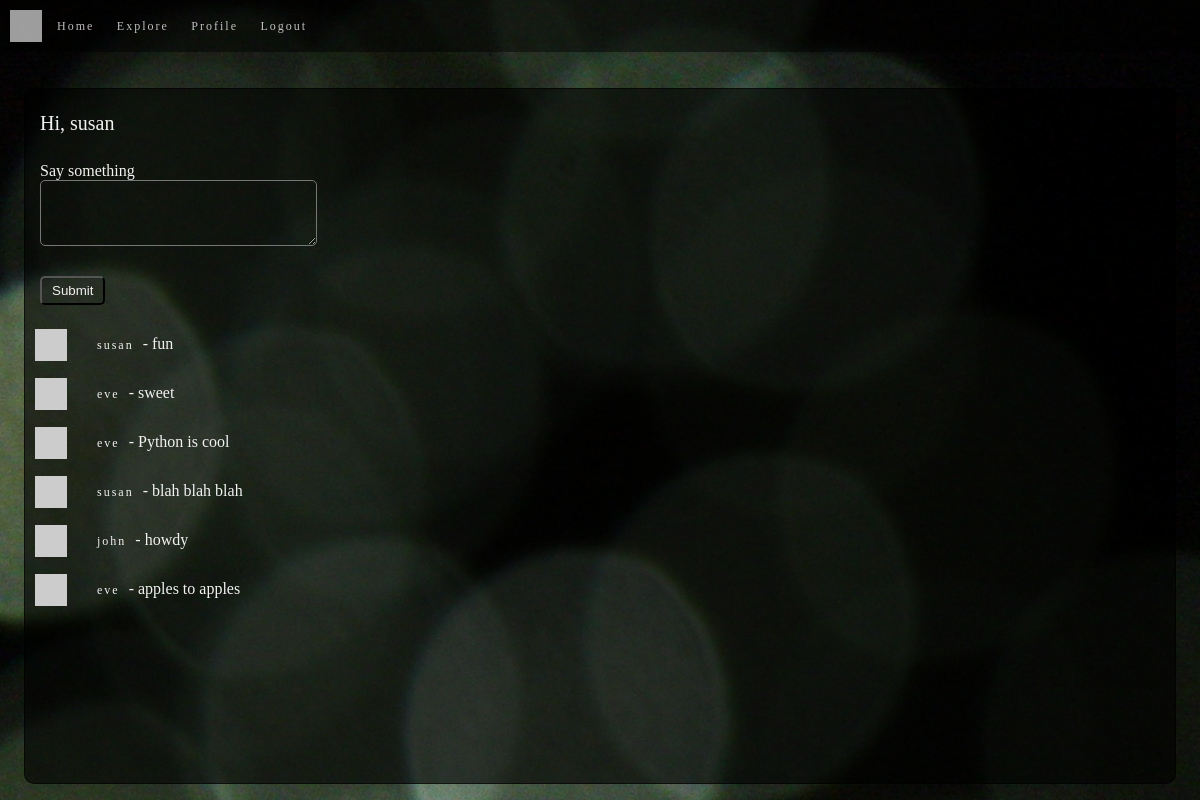
The app's page /index (signed in) with its own data.
### app/models.py (models this page shows, shortened)
class User(UserMixin, db.Model):
    id = db.Column(db.Integer, primary_key=True)
    username = db.Column(db.String(64), index=True, unique=True)
    email = db.Column(db.String(120), index=True, unique=True)
    password_hash = db.Column(db.String(128))
    posts = db.relationship('Post', backref='author', lazy='dynamic')
    about_me = db.Column(db.String(140))
    last_seen = db.Column(db.DateTime, default=datetime.utcnow)
    followed = db.relationship(
        'User', secondary=followers,
        primaryjoin=(followers.c.follower_id == id),
        secondaryjoin=(followers.c.followed_id == id),
        backref=db.backref('followers', lazy='dynamic'), lazy='dynamic')
    def avatar(self):
        digest = md5(self.email.lower().encode('utf-8')).hexdigest()
        return avatar_dicebear("jdenticon", digest[12:])
    def followed_posts(self):
        followed = Post.query.join(
            followers, (followers.c.followed_id == Post.user_id)).filter(
                followers.c.follower_id == self.id)
        own = Post.query.filter_by(user_id=self.id)
        return followed.union(own).order_by(Post.timestamp.desc())

class Post(db.Model):
    id = db.Column(db.Integer, primary_key=True)
    body = db.Column(db.String(140))
    timestamp = db.Column(db.DateTime, index=True, default=datetime.utcnow)
    user_id = db.Column(db.Integer, db.ForeignKey('user.id'))

### app/routes.py (the view)
@app.route("/", methods=["GET", "POST"])
@app.route("/index", methods=["GET", "POST"])
@login_required
def index():
    form = PostForm()
    if form.validate_on_submit():
        post = Post(body=form.post.data, author=current_user)
        db.session.add(post)
        db.session.commit()
        flash('Your post is now live!')
        return redirect(url_for('index'))
    page = request.args.get('page', 1, type=int)
    posts = current_user.followed_posts().paginate(page, app.config['POSTS_PER_PAGE'], False)
    next_url = url_for('index', page=posts.next_num) if posts.has_next else None
    prev_url = url_for('index', page=posts.prev_num) if posts.has_prev else None
    return render_template("index.html", title="Home", form=form, posts=posts.items, next_url=next_url, prev_url=prev_url)

### app/forms.py
class PostForm(FlaskForm):
    post = TextAreaField('Say something', validators=[
        DataRequired(), Length(min=1, max=140)])
    submit = SubmitField('Submit')

### app/models.py (called while the page is built)
@login.user_loader
def load_user(id):
    return User.query.get(int(id))

### app/routes.py (called while the page is built)
@app.before_request
def before_request():
    if current_user.is_authenticated:
        current_user.last_seen = datetime.utcnow()
        db.session.commit()

### app/utils.py (called while the page is built)
def avatar_dicebear(sprite, seed, mood=None):
    valid_sprites = [
        "male", "female", "human", "identicon",
        "initials", "bottts", "avataaars", "jdenticon", "gridy"]
    valid_moods = ["happy", "sad", "surprised"]
    if sprite not in valid_sprites:
        return "SPRITE MUST BE ONE OF : {}".format(", ".join(valid_sprites))
    if (mood is not None) and (mood in valid_moods):
        return "https://avatars.dicebear.com/v2/{sprites}/{seed}.svg?options[mood][]={mood}".format(sprites=sprite, seed=seed, mood=mood)
    return "https://avatars.dicebear.com/v2/{sprites}/{seed}.svg".format(sprites=sprite, seed=seed)

### app/templates/index.html (shortened to what this page needs)
{% extends "base.html" %}
{% block content%}
    <h1 id="subject">Hi, {{ current_user.username }}</h1>
    {% if form %}
    <form action="" method="post">
        <p>{{ form.post.label }}<br>
            {{ form.post(cols=32, rows=4) }}<br>
        </p>
        <p>{{ form.submit }}</p>
    </form>
    {% endif %}
    <div id="matter">
        {% if posts %}
        <ul>
            {% for post in posts %}
                {% include "_post.html" %}
            {% endfor %}
        </ul>
        {% endif %}
    </div>
{% endblock %}

### app/templates/_post.html
<section class="user-post">
    <img src="{{ post.author.avatar() }}" width="32px">
    <p class="user-posted">
        <a href="{{ url_for('user', username=post.author.username) }}">{{ post.author.username }}</a>
         - <b>{{ post.body }}</b>
    </p>
</section>

### app/static/css/index.css (style rules this page uses)
html, body, div, span, applet, object, iframe, h1, h2, h3, h4, h5, h6, p, blockquote, pre, a, abbr, acronym, address, big, cite, code, del, dfn, em, img, ins, kbd, q, s, samp, small, strike, strong, sub, sup, tt, var, b, u, i, center, dl, dt, dd, ol, ul, li, fieldset, form, label, legend, table, caption, tbody, tfoot, thead, tr, th, td, article, aside, canvas, details, embed, figure, figcaption, footer, header, hgroup, menu, nav, output, ruby, section, summary, time, mark, audio, video { margin: 0; padding: 0; border: 0; font-size: 100%; font: inherit; vertical-align: baseline; }
article, aside, details, figcaption, figure, footer, header, hgroup, menu, nav, section { display: block; }
body { line-height: 1; }
ol, ul { list-style: none; }
* { box-sizing: border-box; }
html { font-size: 62.5%; }
html, body { font-family: 'sans-serif'; }
a { color: #f2f2f2; text-decoration: none; padding: 5px; }
body { margin: 0; }
body { background-image: url("../images/becca-romine-Lll4QeybDEg-unsplash.jpg"); display: flex; flex-direction: column; }
.body-content h1 { padding: 1.5rem; }
.body-content p { padding: 1.5rem; }
h1 { font-size: 2rem; color: #f2f2f2; }
a { font-size: 1.2rem; letter-spacing: 0.2rem; padding-left: 1.5rem; }
#about_me, #post, #username, #password, #password2, #submit, #remember_me, #email { align-content: right; border-radius: 5px; color: #f2f2f2; background-color: rgba(0, 0, 0, 0); }
#about_me, #username, #post { max-width: 90%; }
#submit { padding: 0.5rem 1rem; }
.user-post, .profile-head { display: flex; align-items: center; flex-wrap: wrap; padding-left: 1rem; color: #f2f2f2; background-color: rgba(0, 0, 0, 0); }

### records on screen
User: username "susan"
Post: author.username "susan", body "fun"
Post: author.username "eve", body "sweet"
Post: author.username "eve", body "Python is cool"
Post: author.username "susan", body "blah blah blah"
Post: author.username "john", body "howdy"
Post: author.username "eve", body "apples to apples"
